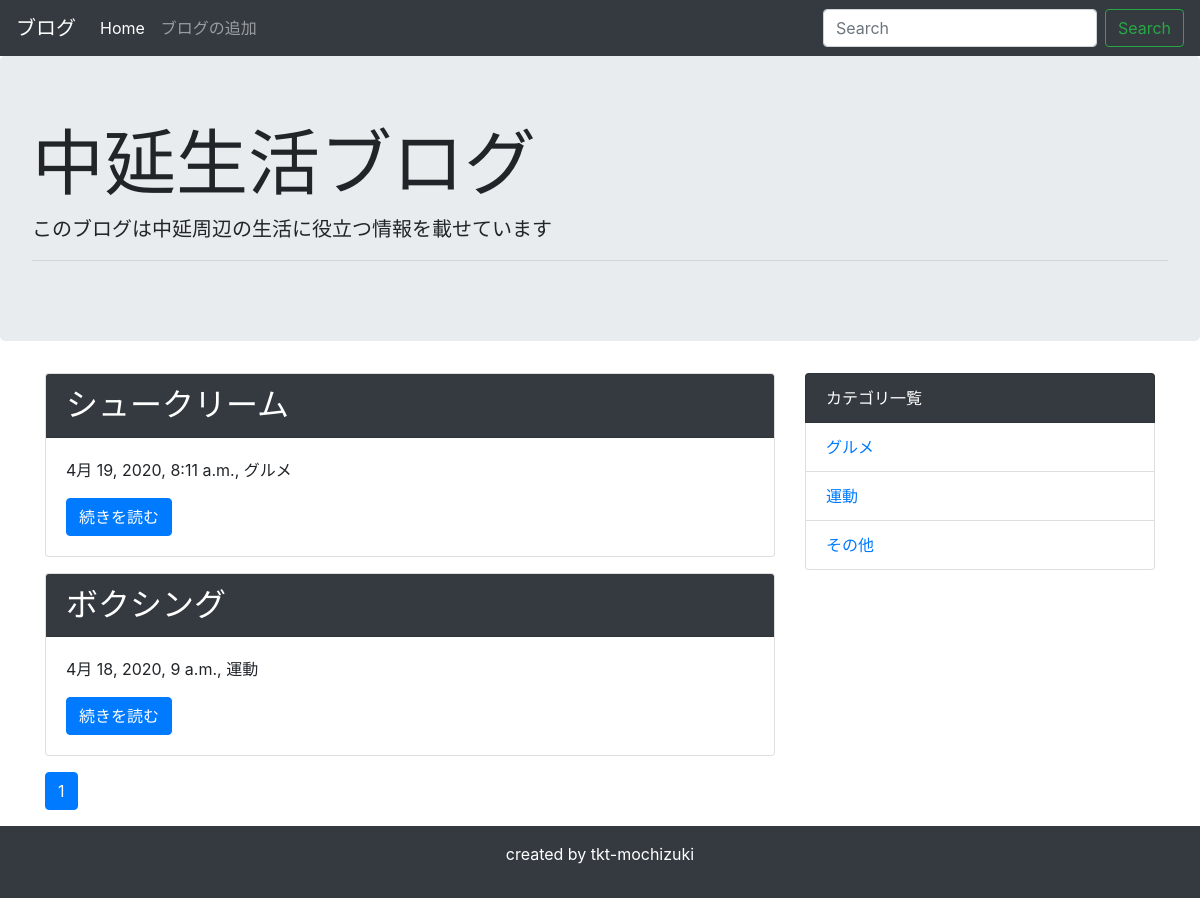
Before: / with the older database file.
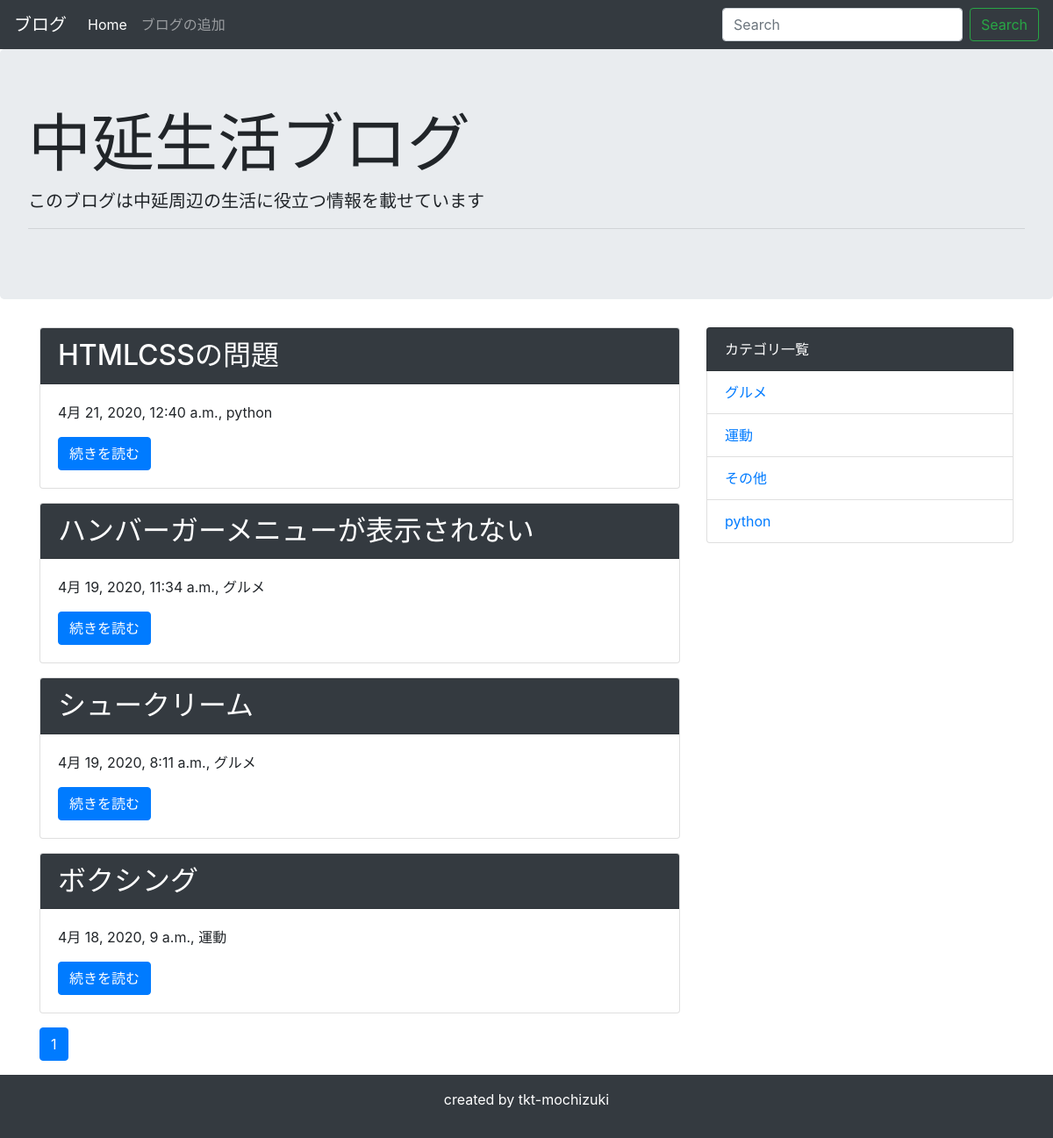
After: the same page with the newer database file.
### blog/models.py (models this page shows, shortened)
class Post(models.Model):
    title = models.CharField('タイトル', max_length=100)
    text = models.TextField('本文')
    created_at = models.DateTimeField('作成日',default=timezone.now)
    category = models.ForeignKey(
        Category, verbose_name = 'カテゴリ', on_delete = models.PROTECT
    )

class Category(models.Model):
    name = models.CharField('カテゴリー名', max_length=200)
    created_at = models.DateTimeField('作成日',default=timezone.now)
    def __str__(self):
        return self.name

### blog/views.py (the view)
# urls.py: path('', views.IndexView.as_view(), name='index'),
class IndexView(generic.ListView):
    template_name = 'blog/post_list.html'
    model = Post
    paginate_by = 10 # 追加
    def get_queryset(self):
        queryset = Post.objects.order_by('-created_at')
        keyword = self.request.GET.get('keyword')
        if keyword:
            queryset = queryset.filter(
                Q(title__icontains=keyword) | Q(text__icontains=keyword)
            )
        return queryset

### blog/context_processors.py (called while the page is built)
def common(request):
    context = {
        'category_list':Category.objects.all(),
    }
    return context

### blog/templatetags/mytag.py (called while the page is built)
@register.simple_tag
def url_replace(request, field, value):
    url_dict = request.GET.copy()
    url_dict[field] = value
    return url_dict.urlencode()

### blog/templates/blog/post_list.html
{% extends 'blog/base.html' %}
{% block content %}
{% for post in post_list %}
<div class="card mb-3">
    <h2 class="card-header bg-dark text-white">{{ post.title }}</h2>
    <div class="card-body">
      <p>{{ post.created_at }}, {{ post.category }}</p>
      <a href="{% url 'blog:detail' post.pk %}" class="btn btn-primary">続きを読む</a>
    </div>
</div>
{% endfor %}
{% include 'blog/pagination.html' %}
{% endblock %}

### blog/templates/blog/base.html (shortened to what this page needs)
<!doctype html>
<html lang="ja">
  <head>
    <link rel="stylesheet" href="https://stackpath.bootstrapcdn.com/bootstrap/4.4.1/css/bootstrap.min.css">
  </head>
  <body>
    <nav class="navbar navbar-expand-lg navbar-dark bg-dark">
      <a class="navbar-brand" href="#">ブログ</a>
      <div class="collapse navbar-collapse" id="navbarSupportedContent">
        <ul class="navbar-nav mr-auto">
          <li class="nav-item active">
            <a class="nav-link" href="{% url 'blog:index' %}">Home</a>
          </li>
          <li class="nav-item">
            <a class="nav-link" href="{% url 'blog:add' %}">ブログの追加</a>
          </li>
        </ul>
        <form class="form-inline my-2 my-lg-0" method="GET" action="{% url 'blog:index' %}">
          <input class="form-control mr-sm-2" type="text" placeholder="Search" aria-label="Search" name="keyword">
          <button class="btn btn-outline-success my-2 my-sm-0" type="submit">Search</button>
        </form>
      </div>
    </nav>
    <div class="jumbotron">
      <h1 class="display-3">中延生活ブログ</h1>
      <p class="lead">このブログは中延周辺の生活に役立つ情報を載せています</p>
      <hr class="my-2">
    </div>
    <div class="container">
      <div class="row">
          <div class="col-md-8">
              {% block content %}
              {% endblock %}
          </div>
          <div class="col-md-4">
              <ul class="list-group">
                  <li class="list-group-item bg-dark text-white">カテゴリ一覧</li>
                  {% for category in category_list %}
                  <li class="list-group-item"><a href="{% url 'blog:category' category.pk %}">{{ category }}</a></li>
                  {% endfor %}
              </ul>
          </div>
      </div>
    </div>
    <footer class="bg-dark text-white text-center py-3">
        <p>created by tkt-mochizuki</p>
    </footer>
  </body>
</html>

### blog/templates/blog/pagination.html (shortened to what this page needs)
{% load mytag %}
<nav aria-label="Page navigation">
  <ul class="pagination">
      {% for link_page in page_obj.paginator.page_range %}
        {% if link_page == page_obj.number %}
          <li class="page-item active">
            <a class="page-link" href="?{% url_replace request 'page' link_page %}">
              {{ link_page }}
            </a>
          </li>
        {% else %}
          <li class="page-item">
            <a class="page-link" href="?{% url_replace request 'page' link_page %}">
              {{ link_page }}
            </a>
          </li>
        {% endif %}
      {% endfor %}
  </ul>
</nav>

Changed rows visible on the page:
added Post: title "HTMLCSSの問題", created_at "4月 21, 2020, 12:40 a.m.", category "python"
added Post: title "ハンバーガーメニューが表示されない", created_at "4月 19, 2020, 11:34 a.m.", category "グルメ"
added Category: name "python"
